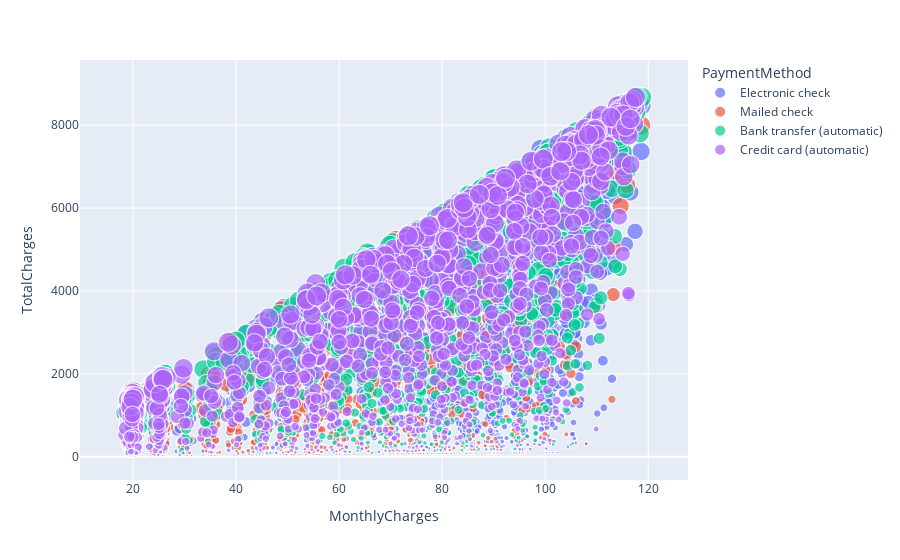

Write notebook code for a chart like this one.
### Markdown cell above
#### The above scatterplot shows Monthly Charges vs Tenure among various types of Payment Methods.

### Code cell
px.scatter(tc,tc.MonthlyCharges,tc.TotalCharges,color='PaymentMethod',size='tenure')

### Figure 1 — Plotly figure (JSON) as saved in the notebook; plotly's stock layout.template omitted (floating-point values rounded to 4 significant figures; data arrays with more than 128 entries replaced by an {"elided": "..."} marker saying what was removed)
{"data": [{"hovertemplate": "PaymentMethod=Electronic check<br>MonthlyCharges=%{x}<br>TotalCharges=%{y}<br>tenure=%{marker.size}<extra></extra>", "legendgroup": "Electronic check", "marker": {"color": "#636efa", "size": {"elided": "2365 int values"}, "sizemode": "area", "sizeref": 0.18, "symbol": "circle"}, "mode": "markers", "name": "Electronic check", "showlegend": true, "type": "scattergl", "x": {"elided": "2365 float values"}, "xaxis": "x", "y": {"elided": "2365 float values"}, "yaxis": "y"}, {"hovertemplate": "PaymentMethod=Mailed check<br>MonthlyCharges=%{x}<br>TotalCharges=%{y}<br>tenure=%{marker.size}<extra></extra>", "legendgroup": "Mailed check", "marker": {"color": "#EF553B", "size": {"elided": "1612 int values"}, "sizemode": "area", "sizeref": 0.18, "symbol": "circle"}, "mode": "markers", "name": "Mailed check", "showlegend": true, "type": "scattergl", "x": {"elided": "1612 float values"}, "xaxis": "x", "y": {"elided": "1612 float values"}, "yaxis": "y"}, {"hovertemplate": "PaymentMethod=Bank transfer (automatic)<br>MonthlyCharges=%{x}<br>TotalCharges=%{y}<br>tenure=%{marker.size}<extra></extra>", "legendgroup": "Bank transfer (automatic)", "marker": {"color": "#00cc96", "size": {"elided": "1544 int values"}, "sizemode": "area", "sizeref": 0.18, "symbol": "circle"}, "mode": "markers", "name": "Bank transfer (automatic)", "showlegend": true, "type": "scattergl", "x": {"elided": "1544 float values"}, "xaxis": "x", "y": {"elided": "1544 float values"}, "yaxis": "y"}, {"hovertemplate": "PaymentMethod=Credit card (automatic)<br>MonthlyCharges=%{x}<br>TotalCharges=%{y}<br>tenure=%{marker.size}<extra></extra>", "legendgroup": "Credit card (automatic)", "marker": {"color": "#ab63fa", "size": {"elided": "1522 int values"}, "sizemode": "area", "sizeref": 0.18, "symbol": "circle"}, "mode": "markers", "name": "Credit card (automatic)", "showlegend": true, "type": "scattergl", "x": {"elided": "1522 float values"}, "xaxis": "x", "y": {"elided": "1522 float values"}, "yaxis": "y"}], "layout": {"legend": {"itemsizing": "constant", "title": {"text": "PaymentMethod"}, "tracegroupgap": 0}, "margin": {"t": 60}, "xaxis": {"anchor": "y", "domain": [0, 1], "title": {"text": "MonthlyCharges"}}, "yaxis": {"anchor": "x", "domain": [0, 1], "title": {"text": "TotalCharges"}}}}
